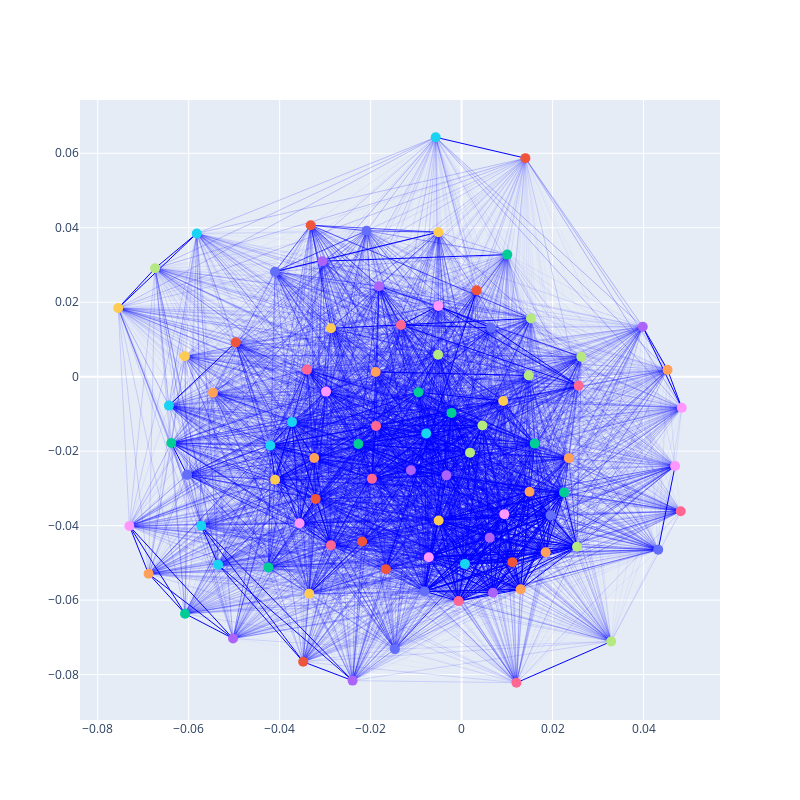
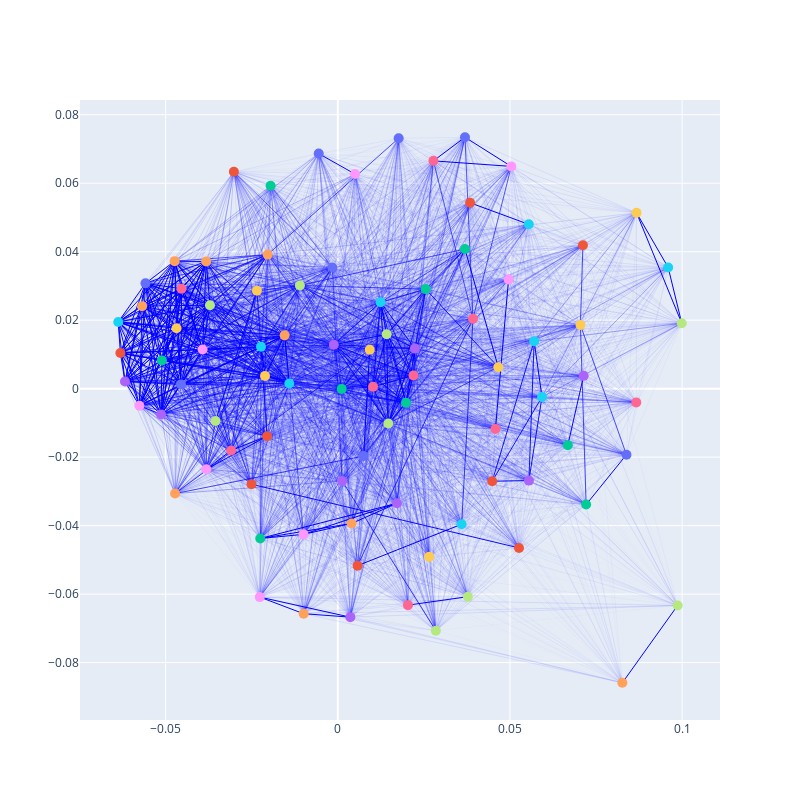

The notebook cell saved with these charts, in order:
### Code cell
G_condition_1, layout_condition_1  = construct_graph(correlation_matrix_condition_1,
                cobra_model = ec_cobra_model,
                correction=True,
                remove_unconnected_nodes = True
                )
plot_graph(G_condition_1, layout_condition_1)


G_condition_2, layout_condition_2 = construct_graph(correlation_matrix_condition_2,
                cobra_model = ec_cobra_model,
                correction=True,
                remove_unconnected_nodes = True
                )
plot_graph(G_condition_2, layout_condition_2)
